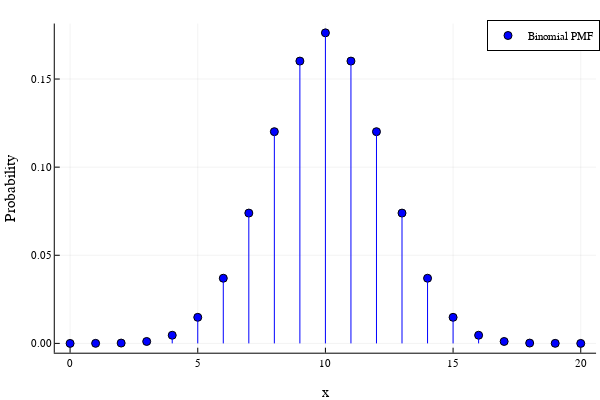

Source (notebook cell):
### Markdown cell above
With this terminology we can say that in Bernoulli trials, the number of successes $S_n$ is a random variable with the  probability mass function:

\begin{align*}
P(X=k) =  {n \choose k}p^k q^{n-k}
\end{align*}

whereas the number of trials up to and including the first success is a random variable with the PMF:

\begin{align*}
P(X=k) = q^{k-1}p
\end{align*}

### Code cell
# Binomial PMF

using Plots
using Distributions
plotlyjs()

N = 20

function binomial_pmf(k,n,p)
    return binomial(n,k)*(p^k)*(1-p)^(n-k)
end

plot([k for k in 0:N],[binomial_pmf(k,N,0.5) for k in 0:N],
        line=:stem, marker=:circle, c=:blue,
        xlabel="x",
        ylabel="Probability",
        label="Binomial PMF")

### Figure 1 — Plotly figure (JSON) as saved in the notebook; plotly's stock layout.template omitted (floating-point values rounded to 4 significant figures)
{"data": [{"colorbar": {"title": ""}, "legendgroup": "Binomial PMF", "marker": {"color": "rgba(0, 0, 255, 1.000)", "line": {"color": "rgba(0, 0, 0, 1.000)", "width": 1}, "size": 8, "symbol": "circle"}, "mode": "markers", "name": "Binomial PMF", "showlegend": true, "type": "scatter", "x": [0, 1, 2, 3, 4, 5, 6, 7, 8, 9, 10, 11, 12, 13, 14, 15, 16, 17, 18, 19, 20], "xaxis": "x", "y": [9.537e-07, 1.907e-05, 0.0001812, 0.001087, 0.004621, 0.01479, 0.03696, 0.07393, 0.1201, 0.1602, 0.1762, 0.1602, 0.1201, 0.07393, 0.03696, 0.01479, 0.004621, 0.001087, 0.0001812, 1.907e-05, 9.537e-07], "yaxis": "y", "zmax": null, "zmin": null}, {"colorbar": {"title": ""}, "legendgroup": "Binomial PMF", "line": {"color": "rgba(0, 0, 255, 1.000)", "dash": "solid", "shape": "linear", "width": 1}, "mode": "lines", "name": "Binomial PMF", "showlegend": false, "type": "scatter", "x": [0, 0], "xaxis": "x", "y": [0, 9.537e-07], "yaxis": "y", "zmax": null, "zmin": null}, {"colorbar": {"title": ""}, "legendgroup": "Binomial PMF", "line": {"color": "rgba(0, 0, 255, 1.000)", "dash": "solid", "shape": "linear", "width": 1}, "mode": "lines", "name": "Binomial PMF", "showlegend": false, "type": "scatter", "x": [1, 1], "xaxis": "x", "y": [0, 1.907e-05], "yaxis": "y", "zmax": null, "zmin": null}, {"colorbar": {"title": ""}, "legendgroup": "Binomial PMF", "line": {"color": "rgba(0, 0, 255, 1.000)", "dash": "solid", "shape": "linear", "width": 1}, "mode": "lines", "name": "Binomial PMF", "showlegend": false, "type": "scatter", "x": [2, 2], "xaxis": "x", "y": [0, 0.0001812], "yaxis": "y", "zmax": null, "zmin": null}, {"colorbar": {"title": ""}, "legendgroup": "Binomial PMF", "line": {"color": "rgba(0, 0, 255, 1.000)", "dash": "solid", "shape": "linear", "width": 1}, "mode": "lines", "name": "Binomial PMF", "showlegend": false, "type": "scatter", "x": [3, 3], "xaxis": "x", "y": [0, 0.001087], "yaxis": "y", "zmax": null, "zmin": null}, {"colorbar": {"title": ""}, "legendgroup": "Binomial PMF", "line": {"color": "rgba(0, 0, 255, 1.000)", "dash": "solid", "shape": "linear", "width": 1}, "mode": "lines", "name": "Binomial PMF", "showlegend": false, "type": "scatter", "x": [4, 4], "xaxis": "x", "y": [0, 0.004621], "yaxis": "y", "zmax": null, "zmin": null}, {"colorbar": {"title": ""}, "legendgroup": "Binomial PMF", "line": {"color": "rgba(0, 0, 255, 1.000)", "dash": "solid", "shape": "linear", "width": 1}, "mode": "lines", "name": "Binomial PMF", "showlegend": false, "type": "scatter", "x": [5, 5], "xaxis": "x", "y": [0, 0.01479], "yaxis": "y", "zmax": null, "zmin": null}, {"colorbar": {"title": ""}, "legendgroup": "Binomial PMF", "line": {"color": "rgba(0, 0, 255, 1.000)", "dash": "solid", "shape": "linear", "width": 1}, "mode": "lines", "name": "Binomial PMF", "showlegend": false, "type": "scatter", "x": [6, 6], "xaxis": "x", "y": [0, 0.03696], "yaxis": "y", "zmax": null, "zmin": null}, {"colorbar": {"title": ""}, "legendgroup": "Binomial PMF", "line": {"color": "rgba(0, 0, 255, 1.000)", "dash": "solid", "shape": "linear", "width": 1}, "mode": "lines", "name": "Binomial PMF", "showlegend": false, "type": "scatter", "x": [7, 7], "xaxis": "x", "y": [0, 0.07393], "yaxis": "y", "zmax": null, "zmin": null}, {"colorbar": {"title": ""}, "legendgroup": "Binomial PMF", "line": {"color": "rgba(0, 0, 255, 1.000)", "dash": "solid", "shape": "linear", "width": 1}, "mode": "lines", "name": "Binomial PMF", "showlegend": false, "type": "scatter", "x": [8, 8], "xaxis": "x", "y": [0, 0.1201], "yaxis": "y", "zmax": null, "zmin": null}, {"colorbar": {"title": ""}, "legendgroup": "Binomial PMF", "line": {"color": "rgba(0, 0, 255, 1.000)", "dash": "solid", "shape": "linear", "width": 1}, "mode": "lines", "name": "Binomial PMF", "showlegend": false, "type": "scatter", "x": [9, 9], "xaxis": "x", "y": [0, 0.1602], "yaxis": "y", "zmax": null, "zmin": null}, {"colorbar": {"title": ""}, "legendgroup": "Binomial PMF", "line": {"color": "rgba(0, 0, 255, 1.000)", "dash": "solid", "shape": "linear", "width": 1}, "mode": "lines", "name": "Binomial PMF", "showlegend": false, "type": "scatter", "x": [10, 10], "xaxis": "x", "y": [0, 0.1762], "yaxis": "y", "zmax": null, "zmin": null}, {"colorbar": {"title": ""}, "legendgroup": "Binomial PMF", "line": {"color": "rgba(0, 0, 255, 1.000)", "dash": "solid", "shape": "linear", "width": 1}, "mode": "lines", "name": "Binomial PMF", "showlegend": false, "type": "scatter", "x": [11, 11], "xaxis": "x", "y": [0, 0.1602], "yaxis": "y", "zmax": null, "zmin": null}, {"colorbar": {"title": ""}, "legendgroup": "Binomial PMF", "line": {"color": "rgba(0, 0, 255, 1.000)", "dash": "solid", "shape": "linear", "width": 1}, "mode": "lines", "name": "Binomial PMF", "showlegend": false, "type": "scatter", "x": [12, 12], "xaxis": "x", "y": [0, 0.1201], "yaxis": "y", "zmax": null, "zmin": null}, {"colorbar": {"title": ""}, "legendgroup": "Binomial PMF", "line": {"color": "rgba(0, 0, 255, 1.000)", "dash": "solid", "shape": "linear", "width": 1}, "mode": "lines", "name": "Binomial PMF", "showlegend": false, "type": "scatter", "x": [13, 13], "xaxis": "x", "y": [0, 0.07393], "yaxis": "y", "zmax": null, "zmin": null}, {"colorbar": {"title": ""}, "legendgroup": "Binomial PMF", "line": {"color": "rgba(0, 0, 255, 1.000)", "dash": "solid", "shape": "linear", "width": 1}, "mode": "lines", "name": "Binomial PMF", "showlegend": false, "type": "scatter", "x": [14, 14], "xaxis": "x", "y": [0, 0.03696], "yaxis": "y", "zmax": null, "zmin": null}, {"colorbar": {"title": ""}, "legendgroup": "Binomial PMF", "line": {"color": "rgba(0, 0, 255, 1.000)", "dash": "solid", "shape": "linear", "width": 1}, "mode": "lines", "name": "Binomial PMF", "showlegend": false, "type": "scatter", "x": [15, 15], "xaxis": "x", "y": [0, 0.01479], "yaxis": "y", "zmax": null, "zmin": null}, {"colorbar": {"title": ""}, "legendgroup": "Binomial PMF", "line": {"color": "rgba(0, 0, 255, 1.000)", "dash": "solid", "shape": "linear", "width": 1}, "mode": "lines", "name": "Binomial PMF", "showlegend": false, "type": "scatter", "x": [16, 16], "xaxis": "x", "y": [0, 0.004621], "yaxis": "y", "zmax": null, "zmin": null}, {"colorbar": {"title": ""}, "legendgroup": "Binomial PMF", "line": {"color": "rgba(0, 0, 255, 1.000)", "dash": "solid", "shape": "linear", "width": 1}, "mode": "lines", "name": "Binomial PMF", "showlegend": false, "type": "scatter", "x": [17, 17], "xaxis": "x", "y": [0, 0.001087], "yaxis": "y", "zmax": null, "zmin": null}, {"colorbar": {"title": ""}, "legendgroup": "Binomial PMF", "line": {"color": "rgba(0, 0, 255, 1.000)", "dash": "solid", "shape": "linear", "width": 1}, "mode": "lines", "name": "Binomial PMF", "showlegend": false, "type": "scatter", "x": [18, 18], "xaxis": "x", "y": [0, 0.0001812], "yaxis": "y", "zmax": null, "zmin": null}, {"colorbar": {"title": ""}, "legendgroup": "Binomial PMF", "line": {"color": "rgba(0, 0, 255, 1.000)", "dash": "solid", "shape": "linear", "width": 1}, "mode": "lines", "name": "Binomial PMF", "showlegend": false, "type": "scatter", "x": [19, 19], "xaxis": "x", "y": [0, 1.907e-05], "yaxis": "y", "zmax": null, "zmin": null}, {"colorbar": {"title": ""}, "legendgroup": "Binomial PMF", "line": {"color": "rgba(0, 0, 255, 1.000)", "dash": "solid", "shape": "linear", "width": 1}, "mode": "lines", "name": "Binomial PMF", "showlegend": false, "type": "scatter", "x": [20, 20], "xaxis": "x", "y": [0, 9.537e-07], "yaxis": "y", "zmax": null, "zmin": null}], "layout": {"annotations": [], "height": 400, "legend": {"bgcolor": "rgba(255, 255, 255, 1.000)", "bordercolor": "rgba(0, 0, 0, 1.000)", "borderwidth": 1, "font": {"color": "rgba(0, 0, 0, 1.000)", "family": "sans-serif", "size": 11}, "title": {"font": {"color": "rgba(0, 0, 0, 1.000)", "family": "sans-serif", "size": 15}, "text": ""}, "tracegroupgap": 0, "traceorder": "normal", "x": 1, "xanchor": "auto", "y": 1, "yanchor": "auto"}, "margin": {"b": 20, "l": 0, "r": 0, "t": 20}, "paper_bgcolor": "rgba(255, 255, 255, 1.000)", "plot_bgcolor": "rgba(255, 255, 255, 1.000)", "showlegend": true, "width": 600, "xaxis": {"anchor": "y", "domain": [0.09128, 0.9934], "gridcolor": "rgba(0, 0, 0, 0.100)", "gridwidth": 0.5, "linecolor": "rgba(0, 0, 0, 1.000)", "mirror": false, "range": [-0.6, 20.6], "showgrid": true, "showline": true, "showticklabels": true, "tickangle": 0, "tickcolor": "rgb(0, 0, 0)", "tickfont": {"color": "rgba(0, 0, 0, 1.000)", "family": "sans-serif", "size": 11}, "tickmode": "array", "ticks": "inside", "ticktext": ["0", "5", "10", "15", "20"], "tickvals": [0, 5, 10, 15, 20], "title": "x", "titlefont": {"color": "rgba(0, 0, 0, 1.000)", "family": "sans-serif", "size": 15}, "type": "-", "visible": true, "zeroline": false, "zerolinecolor": "rgba(0, 0, 0, 1.000)"}, "yaxis": {"anchor": "x", "domain": [0.07581, 0.9902], "gridcolor": "rgba(0, 0, 0, 0.100)", "gridwidth": 0.5, "linecolor": "rgba(0, 0, 0, 1.000)", "mirror": false, "range": [-0.005286, 0.1815], "showgrid": true, "showline": true, "showticklabels": true, "tickangle": 0, "tickcolor": "rgb(0, 0, 0)", "tickfont": {"color": "rgba(0, 0, 0, 1.000)", "family": "sans-serif", "size": 11}, "tickmode": "array", "ticks": "inside", "ticktext": ["0.00", "0.05", "0.10", "0.15"], "tickvals": [0, 0.05, 0.1, 0.15], "title": "Probability", "titlefont": {"color": "rgba(0, 0, 0, 1.000)", "family": "sans-serif", "size": 15}, "type": "-", "visible": true, "zeroline": false, "zerolinecolor": "rgba(0, 0, 0, 1.000)"}}}
